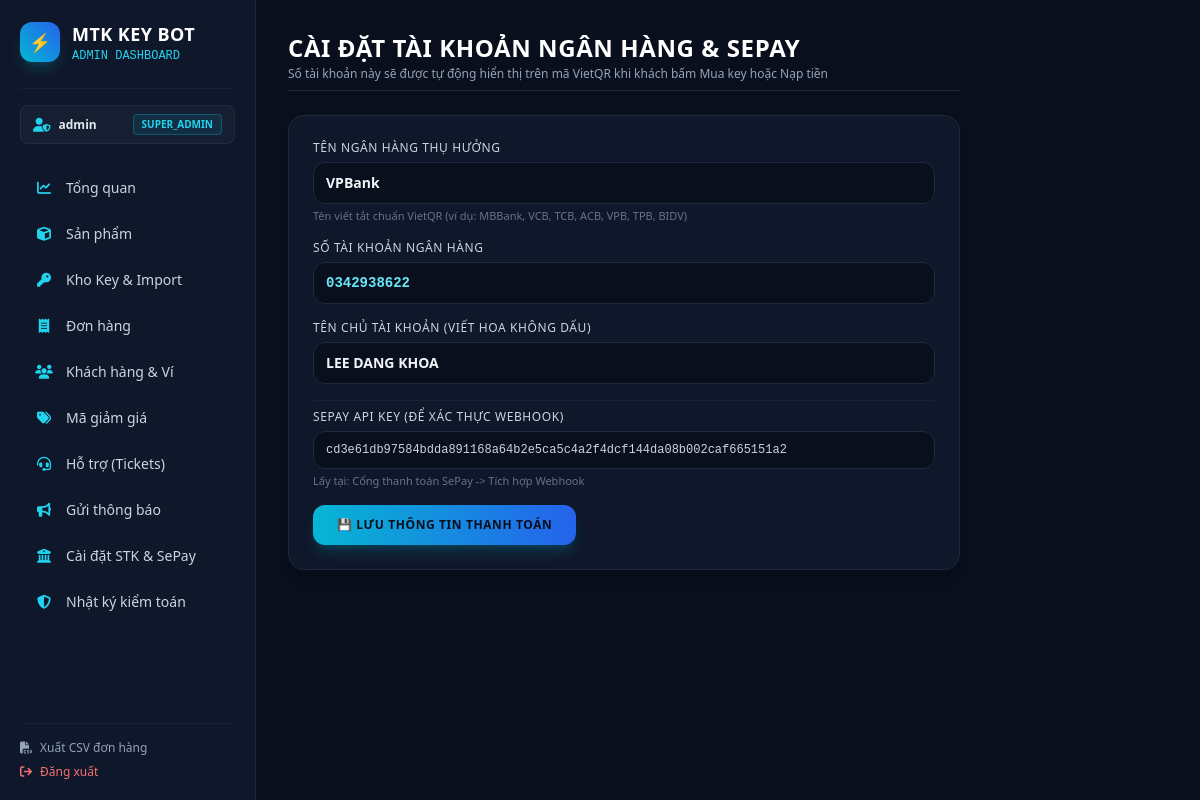
/admin/bank-settings (signed in), run on the app's committed database.
### app/database/models.py (models this page shows)
class Base(DeclarativeBase):
    pass

class AdminUser(Base):
    __tablename__ = "admin_users"
    id: Mapped[int] = mapped_column(Integer, primary_key=True, autoincrement=True)
    username: Mapped[str] = mapped_column(String(64), unique=True, index=True, nullable=False)
    hashed_password: Mapped[str] = mapped_column(String(255), nullable=False)
    role: Mapped[AdminRole] = mapped_column(
        SQLEnum(AdminRole), default=AdminRole.SUPPORT, nullable=False
    )
    is_active: Mapped[bool] = mapped_column(Boolean, default=True, nullable=False)
    created_at: Mapped[datetime] = mapped_column(DateTime, default=utc_now, nullable=False)
    updated_at: Mapped[datetime] = mapped_column(DateTime, default=utc_now, onupdate=utc_now, nullable=False)

class SystemSetting(Base):
    __tablename__ = "system_settings"
    key: Mapped[str] = mapped_column(String(64), primary_key=True)
    value: Mapped[str] = mapped_column(Text, nullable=False)
    description: Mapped[Optional[str]] = mapped_column(String(255), nullable=True)
    updated_at: Mapped[datetime] = mapped_column(DateTime, default=utc_now, onupdate=utc_now, nullable=False)

### app/admin/routes.py (the view)
@router.get("/bank-settings", response_class=HTMLResponse)
async def bank_settings_page(
    request: Request,
    admin: AdminUser = Depends(require_roles([AdminRole.SUPER_ADMIN])),
    session: AsyncSession = Depends(get_db),
):
    bank_info = await SettingService.get_bank_info(session)
    return templates.TemplateResponse(
        "bank_settings.html",
        {
            "request": request,
            "admin": admin,
            "bank_info": bank_info,
            "message": None,
        },
    )

### app/admin/templates/bank_settings.html (shortened to what this page needs)
{% extends "base.html" %}
{% block content %}
<div class="space-y-6 max-w-2xl">
    <div class="pb-2 border-b border-navy-700">
        <h2 class="text-2xl font-black text-white tracking-wide">CÀI ĐẶT TÀI KHOẢN NGÂN HÀNG & SEPAY</h2>
        <p class="text-xs text-slate-400 mt-0.5">Số tài khoản này sẽ được tự động hiển thị trên mã VietQR khi khách bấm Mua key hoặc Nạp tiền</p>
    </div>
    <div class="bg-navy-800 border border-navy-700 rounded-2xl p-6 shadow-lg">
        <form method="POST" action="/admin/bank-settings" class="space-y-4 text-xs">
            <div>
                <label class="block text-slate-300 font-medium mb-1.5 uppercase tracking-wider">Tên Ngân hàng thụ hưởng</label>
                <input type="text" name="bank_name" value="{{ bank_info.bank_name }}" required
                       placeholder="Ví dụ: MBBank, Vietcombank, Techcombank, ACB, VPBank, TPBank, BIDV..."
                       class="w-full px-3 py-2.5 bg-navy-900 border border-navy-700 rounded-xl text-slate-100 font-bold focus:outline-none focus:border-cyan-500 text-sm">
                <span class="text-[11px] text-slate-500 mt-1 block">Tên viết tắt chuẩn VietQR (ví dụ: MBBank, VCB, TCB, ACB, VPB, TPB, BIDV)</span>
            </div>
            <div>
                <label class="block text-slate-300 font-medium mb-1.5 uppercase tracking-wider">Số tài khoản ngân hàng</label>
                <input type="text" name="bank_account" value="{{ bank_info.bank_account }}" required
                       placeholder="Ví dụ: 0987654321"
                       class="w-full px-3 py-2.5 bg-navy-900 border border-navy-700 rounded-xl text-cyan-300 font-mono font-bold focus:outline-none focus:border-cyan-500 text-sm">
            </div>
            <div>
                <label class="block text-slate-300 font-medium mb-1.5 uppercase tracking-wider">Tên chủ tài khoản (Viết hoa không dấu)</label>
                <input type="text" name="account_name" value="{{ bank_info.account_name }}" required
                       placeholder="Ví dụ: NGUYEN VAN A"
                       class="w-full px-3 py-2.5 bg-navy-900 border border-navy-700 rounded-xl text-slate-100 uppercase font-bold focus:outline-none focus:border-cyan-500 text-sm">
            </div>
            <div class="pt-2 border-t border-navy-700/60">
                <label class="block text-slate-300 font-medium mb-1.5 uppercase tracking-wider">SePay API Key (Để xác thực Webhook)</label>
                <input type="text" name="sepay_api_key" value="{{ bank_info.sepay_api_key }}"
                       placeholder="Dán API Key lấy từ my.sepay.vn"
                       class="w-full px-3 py-2.5 bg-navy-900 border border-navy-700 rounded-xl text-slate-300 font-mono focus:outline-none focus:border-cyan-500 text-xs">
                <span class="text-[11px] text-slate-500 mt-1 block">Lấy tại: Cổng thanh toán SePay -> Tích hợp Webhook</span>
            </div>
            <button type="submit"
                    class="mt-4 py-3 px-6 bg-gradient-to-r from-cyan-500 to-blue-600 hover:from-cyan-400 hover:to-blue-500 text-navy-900 font-bold rounded-xl shadow-lg shadow-cyan-500/20 text-xs uppercase tracking-wider transition">
                💾 Lưu thông tin thanh toán
            </button>
        </form>
    </div>
</div>
{% endblock %}

### app/admin/templates/base.html (shortened to what this page needs)
<!DOCTYPE html>
<html lang="vi" class="dark">
<head>
    <script src="https://cdn.tailwindcss.com"></script>
    <link rel="stylesheet" href="https://cdnjs.cloudflare.com/ajax/libs/font-awesome/6.5.1/css/all.min.css" />
</head>
<body class="bg-navy-900 text-slate-100 min-h-screen flex flex-col md:flex-row antialiased">
    <aside id="sidebar" class="hidden md:flex flex-col w-64 bg-navy-800 border-r border-navy-700/80 p-5 shrink-0 min-h-screen">
        <div class="flex items-center space-x-3 pb-6 border-b border-navy-700/60">
            <div class="w-10 h-10 rounded-xl bg-gradient-to-tr from-cyan-500 to-blue-600 flex items-center justify-center font-black text-white text-lg shadow-lg shadow-cyan-500/20">
                ⚡
            </div>
            <div>
                <h1 class="font-extrabold text-lg text-white tracking-wide">MTK KEY BOT</h1>
                <p class="text-xs text-cyan-400 font-mono">ADMIN DASHBOARD</p>
            </div>
        </div>
        {% if admin %}
        <div class="mt-4 px-3 py-2 bg-navy-700/50 rounded-lg border border-navy-600/40 flex items-center justify-between">
            <div class="flex items-center space-x-2">
                <i class="fa-solid fa-user-shield text-cyan-400 text-sm"></i>
                <span class="text-xs font-semibold text-slate-200">{{ admin.username }}</span>
            </div>
            <span class="text-[10px] font-bold uppercase px-2 py-0.5 rounded bg-cyan-500/10 text-cyan-400 border border-cyan-500/30">
                {{ admin.role.value }}
            </span>
        </div>
        {% endif %}
        <nav class="mt-6 flex-1 space-y-1.5 text-sm font-medium">
            <a href="/admin/dashboard" class="flex items-center space-x-3 px-3.5 py-2.5 rounded-lg text-slate-300 hover:bg-navy-700/80 hover:text-cyan-400 transition-all">
                <i class="fa-solid fa-chart-line w-5 text-center text-cyan-400"></i>
                <span>Tổng quan</span>
            </a>
            <a href="/admin/products" class="flex items-center space-x-3 px-3.5 py-2.5 rounded-lg text-slate-300 hover:bg-navy-700/80 hover:text-cyan-400 transition-all">
                <i class="fa-solid fa-cube w-5 text-center text-cyan-400"></i>
                <span>Sản phẩm</span>
            </a>
            <a href="/admin/inventory" class="flex items-center space-x-3 px-3.5 py-2.5 rounded-lg text-slate-300 hover:bg-navy-700/80 hover:text-cyan-400 transition-all">
                <i class="fa-solid fa-key w-5 text-center text-cyan-400"></i>
                <span>Kho Key & Import</span>
            </a>
            <a href="/admin/orders" class="flex items-center space-x-3 px-3.5 py-2.5 rounded-lg text-slate-300 hover:bg-navy-700/80 hover:text-cyan-400 transition-all">
                <i class="fa-solid fa-receipt w-5 text-center text-cyan-400"></i>
                <span>Đơn hàng</span>
            </a>
            <a href="/admin/users" class="flex items-center space-x-3 px-3.5 py-2.5 rounded-lg text-slate-300 hover:bg-navy-700/80 hover:text-cyan-400 transition-all">
                <i class="fa-solid fa-users w-5 text-center text-cyan-400"></i>
                <span>Khách hàng & Ví</span>
            </a>
            <a href="/admin/discounts" class="flex items-center space-x-3 px-3.5 py-2.5 rounded-lg text-slate-300 hover:bg-navy-700/80 hover:text-cyan-400 transition-all">
                <i class="fa-solid fa-tags w-5 text-center text-cyan-400"></i>
                <span>Mã giảm giá</span>
            </a>
            <a href="/admin/tickets" class="flex items-center space-x-3 px-3.5 py-2.5 rounded-lg text-slate-300 hover:bg-navy-700/80 hover:text-cyan-400 transition-all">
                <i class="fa-solid fa-headset w-5 text-center text-cyan-400"></i>
                <span>Hỗ trợ (Tickets)</span>
            </a>
            <a href="/admin/broadcast" class="flex items-center space-x-3 px-3.5 py-2.5 rounded-lg text-slate-300 hover:bg-navy-700/80 hover:text-cyan-400 transition-all">
                <i class="fa-solid fa-bullhorn w-5 text-center text-cyan-400"></i>
                <span>Gửi thông báo</span>
            </a>
            <a href="/admin/bank-settings" class="flex items-center space-x-3 px-3.5 py-2.5 rounded-lg text-slate-300 hover:bg-navy-700/80 hover:text-cyan-400 transition-all">
                <i class="fa-solid fa-building-columns w-5 text-center text-cyan-400"></i>
                <span>Cài đặt STK & SePay</span>
            </a>
            <a href="/admin/audit-logs" class="flex items-center space-x-3 px-3.5 py-2.5 rounded-lg text-slate-300 hover:bg-navy-700/80 hover:text-cyan-400 transition-all">
                <i class="fa-solid fa-shield-halved w-5 text-center text-cyan-400"></i>
                <span>Nhật ký kiểm toán</span>
            </a>
        </nav>
        <div class="pt-4 border-t border-navy-700/60 space-y-2">
            <a href="/admin/export/orders.csv" class="flex items-center space-x-2 text-xs text-slate-400 hover:text-cyan-400 transition">
                <i class="fa-solid fa-file-csv"></i>
                <span>Xuất CSV đơn hàng</span>
            </a>
            <a href="/admin/logout" class="flex items-center space-x-2 text-xs text-red-400 hover:text-red-300 transition">
                <i class="fa-solid fa-arrow-right-from-bracket"></i>
                <span>Đăng xuất</span>
            </a>
        </div>
    </aside>
    <main class="flex-1 p-6 md:p-8 overflow-y-auto">
        {% block content %}{% endblock %}
    </main>
</body>
</html>

### app/admin/templates/base.html (style rules this page uses)
body { font-family: system-ui, -apple-system, BlinkMacSystemFont, 'Segoe UI', Roboto, Oxygen, Ubuntu, Cantarell, sans-serif; }

### data on the page
AdminUser: username "admin", role.value "SUPER_ADMIN"
SystemSetting: bank_name "VPBank"
SystemSetting: bank_account "0342938622"
SystemSetting: account_name "LEE DANG KHOA"
SystemSetting: sepay_api_key "cd3e61db97584bdda891168a64b2e5ca5c4a2f4dcf144da08b002caf665151a2"
